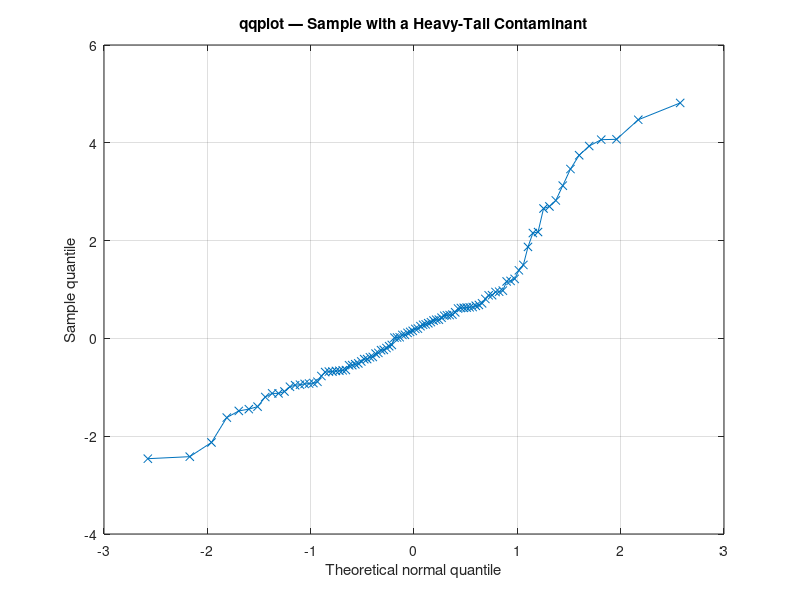

Source code (MATLAB):
% qqplot — Quantile-Quantile plot vs the standard normal
% Sample quantiles on Y, theoretical normal quantiles on X.
% A reference line through the 25th + 75th sample percentiles makes
% deviation from normality visible: heavy tails curve away from the
% line at the extremes.


clear
close all

% Mostly-normal sample with a small heavy-tail contamination.
x = [randn(1, 90), 4 + randn(1, 10)];

figure
qqplot(x)
title('qqplot — Sample with a Heavy-Tail Contaminant')
xlabel('Theoretical normal quantile')
ylabel('Sample quantile')
grid on
